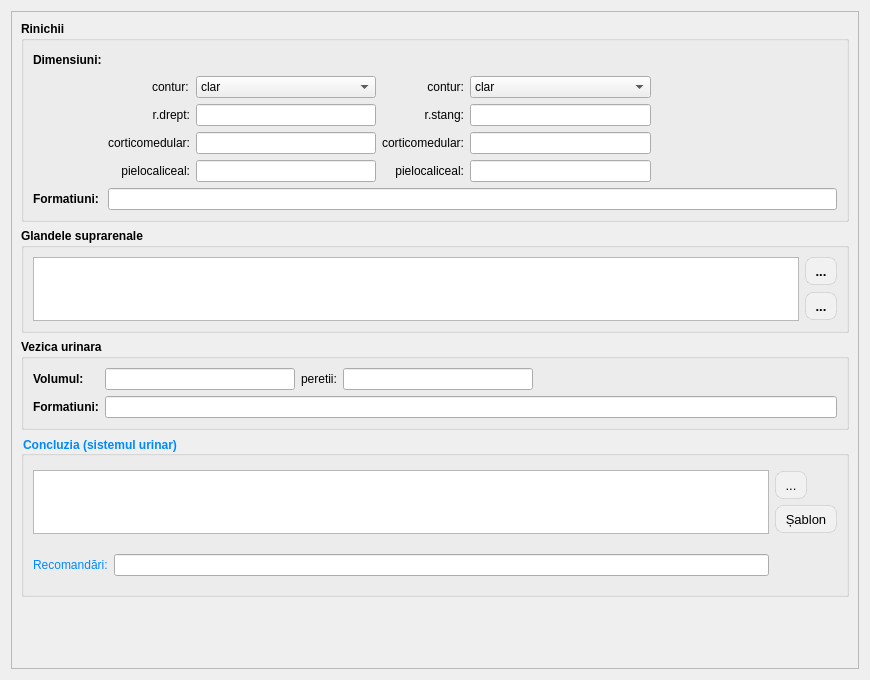
<?xml version="1.0" encoding="UTF-8"?>
<ui version="4.0">
 <class>ReportPageUrinarySystem</class>
 <widget class="QWidget" name="ReportPageUrinarySystem">
  <property name="geometry">
   <rect>
    <x>0</x>
    <y>0</y>
    <width>870</width>
    <height>680</height>
   </rect>
  </property>
  <property name="windowTitle">
   <string>Form</string>
  </property>
  <layout class="QGridLayout" name="gridLayout_9">
   <item row="0" column="0">
    <widget class="QScrollArea" name="scrollArea_urinary_system">
     <property name="widgetResizable">
      <bool>true</bool>
     </property>
     <widget class="QWidget" name="scrollAreaWidgetContents_urinary_system">
      <property name="geometry">
       <rect>
        <x>0</x>
        <y>0</y>
        <width>850</width>
        <height>660</height>
       </rect>
      </property>
      <layout class="QGridLayout" name="gridLayout_81">
       <item row="0" column="0">
        <widget class="QGroupBox" name="groupBox_6">
         <property name="sizePolicy">
          <sizepolicy hsizetype="Preferred" vsizetype="Fixed">
           <horstretch>0</horstretch>
           <verstretch>0</verstretch>
          </sizepolicy>
         </property>
         <property name="font">
          <font>
           <family>Segoe UI</family>
           <bold>true</bold>
          </font>
         </property>
         <property name="title">
          <string>Rinichii</string>
         </property>
         <layout class="QGridLayout" name="gridLayout_11">
          <item row="0" column="0">
           <widget class="QLabel" name="label_25">
            <property name="font">
             <font>
              <family>Segoe UI</family>
              <bold>true</bold>
              <underline>false</underline>
             </font>
            </property>
            <property name="text">
             <string>Dimensiuni:</string>
            </property>
           </widget>
          </item>
          <item row="3" column="6">
           <spacer name="horizontalSpacer_11">
            <property name="orientation">
             <enum>Qt::Orientation::Horizontal</enum>
            </property>
            <property name="sizeHint" stdset="0">
             <size>
              <width>154</width>
              <height>20</height>
             </size>
            </property>
           </spacer>
          </item>
          <item row="5" column="0">
           <widget class="QLabel" name="label_32">
            <property name="font">
             <font>
              <family>Segoe UI</family>
              <bold>true</bold>
              <underline>false</underline>
             </font>
            </property>
            <property name="text">
             <string>Formatiuni:</string>
            </property>
           </widget>
          </item>
          <item row="5" column="1" colspan="6">
           <widget class="LineEditCustom" name="kidney_formations">
            <property name="font">
             <font>
              <family>Segoe UI</family>
              <bold>false</bold>
             </font>
            </property>
           </widget>
          </item>
          <item row="2" column="3">
           <widget class="QLineEdit" name="kidney_right">
            <property name="font">
             <font>
              <family>Segoe UI</family>
              <bold>false</bold>
             </font>
            </property>
           </widget>
          </item>
          <item row="2" column="6">
           <spacer name="horizontalSpacer_9">
            <property name="orientation">
             <enum>Qt::Orientation::Horizontal</enum>
            </property>
            <property name="sizeHint" stdset="0">
             <size>
              <width>154</width>
              <height>20</height>
             </size>
            </property>
           </spacer>
          </item>
          <item row="2" column="4">
           <widget class="QLabel" name="label_27">
            <property name="font">
             <font>
              <family>Segoe UI</family>
              <bold>false</bold>
             </font>
            </property>
            <property name="text">
             <string>r.stang:</string>
            </property>
            <property name="alignment">
             <set>Qt::AlignmentFlag::AlignRight|Qt::AlignmentFlag::AlignTrailing|Qt::AlignmentFlag::AlignVCenter</set>
            </property>
           </widget>
          </item>
          <item row="4" column="3">
           <widget class="QLineEdit" name="kidney_pielocaliceal_right">
            <property name="font">
             <font>
              <family>Segoe UI</family>
              <bold>false</bold>
             </font>
            </property>
           </widget>
          </item>
          <item row="4" column="5">
           <widget class="QLineEdit" name="kidney_pielocaliceal_left">
            <property name="font">
             <font>
              <family>Segoe UI</family>
              <bold>false</bold>
             </font>
            </property>
           </widget>
          </item>
          <item row="4" column="0" colspan="3">
           <widget class="QLabel" name="label_30">
            <property name="sizePolicy">
             <sizepolicy hsizetype="Preferred" vsizetype="Maximum">
              <horstretch>0</horstretch>
              <verstretch>0</verstretch>
             </sizepolicy>
            </property>
            <property name="font">
             <font>
              <family>Segoe UI</family>
              <bold>false</bold>
             </font>
            </property>
            <property name="text">
             <string>pielocaliceal:</string>
            </property>
            <property name="alignment">
             <set>Qt::AlignmentFlag::AlignRight|Qt::AlignmentFlag::AlignTrailing|Qt::AlignmentFlag::AlignVCenter</set>
            </property>
           </widget>
          </item>
          <item row="3" column="4">
           <widget class="QLabel" name="label_29">
            <property name="font">
             <font>
              <family>Segoe UI</family>
              <bold>false</bold>
             </font>
            </property>
            <property name="text">
             <string>corticomedular:</string>
            </property>
            <property name="alignment">
             <set>Qt::AlignmentFlag::AlignRight|Qt::AlignmentFlag::AlignTrailing|Qt::AlignmentFlag::AlignVCenter</set>
            </property>
           </widget>
          </item>
          <item row="3" column="1" colspan="2">
           <widget class="QLabel" name="label_28">
            <property name="font">
             <font>
              <family>Segoe UI</family>
              <bold>false</bold>
             </font>
            </property>
            <property name="text">
             <string>corticomedular:</string>
            </property>
            <property name="alignment">
             <set>Qt::AlignmentFlag::AlignRight|Qt::AlignmentFlag::AlignTrailing|Qt::AlignmentFlag::AlignVCenter</set>
            </property>
           </widget>
          </item>
          <item row="4" column="4">
           <widget class="QLabel" name="label_31">
            <property name="font">
             <font>
              <family>Segoe UI</family>
              <bold>false</bold>
             </font>
            </property>
            <property name="text">
             <string>pielocaliceal:</string>
            </property>
            <property name="alignment">
             <set>Qt::AlignmentFlag::AlignRight|Qt::AlignmentFlag::AlignTrailing|Qt::AlignmentFlag::AlignVCenter</set>
            </property>
           </widget>
          </item>
          <item row="3" column="5">
           <widget class="QLineEdit" name="kidney_corticomed_left">
            <property name="font">
             <font>
              <family>Segoe UI</family>
              <bold>false</bold>
             </font>
            </property>
           </widget>
          </item>
          <item row="2" column="5">
           <widget class="QLineEdit" name="kidney_left">
            <property name="font">
             <font>
              <family>Segoe UI</family>
              <bold>false</bold>
             </font>
            </property>
           </widget>
          </item>
          <item row="0" column="2" colspan="5">
           <spacer name="horizontalSpacer_6">
            <property name="orientation">
             <enum>Qt::Orientation::Horizontal</enum>
            </property>
            <property name="sizeHint" stdset="0">
             <size>
              <width>614</width>
              <height>20</height>
             </size>
            </property>
           </spacer>
          </item>
          <item row="2" column="2">
           <widget class="QLabel" name="label_26">
            <property name="font">
             <font>
              <family>Segoe UI</family>
              <bold>false</bold>
             </font>
            </property>
            <property name="text">
             <string>r.drept:</string>
            </property>
            <property name="alignment">
             <set>Qt::AlignmentFlag::AlignRight|Qt::AlignmentFlag::AlignTrailing|Qt::AlignmentFlag::AlignVCenter</set>
            </property>
           </widget>
          </item>
          <item row="3" column="3">
           <widget class="QLineEdit" name="kidney_corticomed_right">
            <property name="font">
             <font>
              <family>Segoe UI</family>
              <bold>false</bold>
             </font>
            </property>
           </widget>
          </item>
          <item row="4" column="6">
           <spacer name="horizontalSpacer_13">
            <property name="orientation">
             <enum>Qt::Orientation::Horizontal</enum>
            </property>
            <property name="sizeHint" stdset="0">
             <size>
              <width>154</width>
              <height>20</height>
             </size>
            </property>
           </spacer>
          </item>
          <item row="1" column="2">
           <widget class="QLabel" name="label_154">
            <property name="font">
             <font>
              <family>Segoe UI</family>
              <bold>false</bold>
             </font>
            </property>
            <property name="text">
             <string>contur:</string>
            </property>
           </widget>
          </item>
          <item row="1" column="4">
           <widget class="QLabel" name="label_155">
            <property name="font">
             <font>
              <family>Segoe UI</family>
              <bold>false</bold>
             </font>
            </property>
            <property name="text">
             <string>contur:</string>
            </property>
            <property name="alignment">
             <set>Qt::AlignmentFlag::AlignRight|Qt::AlignmentFlag::AlignTrailing|Qt::AlignmentFlag::AlignVCenter</set>
            </property>
           </widget>
          </item>
          <item row="1" column="3">
           <widget class="QComboBox" name="kidney_contur_right">
            <property name="font">
             <font>
              <family>Segoe UI</family>
              <bold>false</bold>
             </font>
            </property>
            <item>
             <property name="text">
              <string>clar</string>
             </property>
            </item>
            <item>
             <property name="text">
              <string>sters</string>
             </property>
            </item>
            <item>
             <property name="text">
              <string>regulat</string>
             </property>
            </item>
            <item>
             <property name="text">
              <string>neregulat</string>
             </property>
            </item>
           </widget>
          </item>
          <item row="1" column="5">
           <widget class="QComboBox" name="kidney_contur_left">
            <property name="font">
             <font>
              <family>Segoe UI</family>
              <bold>false</bold>
             </font>
            </property>
            <item>
             <property name="text">
              <string>clar</string>
             </property>
            </item>
            <item>
             <property name="text">
              <string>sters</string>
             </property>
            </item>
            <item>
             <property name="text">
              <string>regulat</string>
             </property>
            </item>
            <item>
             <property name="text">
              <string>neregulat</string>
             </property>
            </item>
           </widget>
          </item>
         </layout>
        </widget>
       </item>
       <item row="1" column="0">
        <widget class="QGroupBox" name="groupBox_33">
         <property name="sizePolicy">
          <sizepolicy hsizetype="Preferred" vsizetype="Fixed">
           <horstretch>0</horstretch>
           <verstretch>0</verstretch>
          </sizepolicy>
         </property>
         <property name="font">
          <font>
           <family>Segoe UI</family>
           <bold>true</bold>
          </font>
         </property>
         <property name="title">
          <string>Glandele suprarenale</string>
         </property>
         <layout class="QGridLayout" name="gridLayout_14">
          <item row="0" column="1">
           <widget class="QToolButton" name="btnSelectTemplatesAdrenalGlands">
            <property name="styleSheet">
             <string notr="true">QToolButton
{
border: 1px solid rgba(0, 0, 0, 0.1);
border-radius: 8px;
background-color: #f1f1f1;
color: #000000;
font-size: 13px;
padding: 4px 4px;
}
QToolButton:hover
{
background-color: #e0e0e0;
}
QToolButton:pressed
{
background-color: #d0d0d0;
}</string>
            </property>
            <property name="text">
             <string>...</string>
            </property>
            <property name="icon">
             <iconset resource="../../resources/resource.qrc">
              <normaloff>:/img/actions/select.png</normaloff>:/img/actions/select.png</iconset>
            </property>
           </widget>
          </item>
          <item row="1" column="1">
           <widget class="QToolButton" name="btnAddTemplatesAdrenalGlands">
            <property name="styleSheet">
             <string notr="true">QToolButton
{
border: 1px solid rgba(0, 0, 0, 0.1);
border-radius: 8px;
background-color: #f1f1f1;
color: #000000;
font-size: 13px;
padding: 4px 4px;
}
QToolButton:hover
{
background-color: #e0e0e0;
}
QToolButton:pressed
{
background-color: #d0d0d0;
}</string>
            </property>
            <property name="text">
             <string>...</string>
            </property>
            <property name="icon">
             <iconset resource="../../resources/resource.qrc">
              <normaloff>:/img/toolBar/add.png</normaloff>:/img/toolBar/add.png</iconset>
            </property>
           </widget>
          </item>
          <item row="0" column="0" rowspan="2">
           <widget class="QPlainTextEdit" name="adrenalGlands">
            <property name="sizePolicy">
             <sizepolicy hsizetype="Expanding" vsizetype="Expanding">
              <horstretch>0</horstretch>
              <verstretch>0</verstretch>
             </sizepolicy>
            </property>
            <property name="maximumSize">
             <size>
              <width>16777215</width>
              <height>64</height>
             </size>
            </property>
            <property name="font">
             <font>
              <family>Segoe UI</family>
              <bold>false</bold>
             </font>
            </property>
           </widget>
          </item>
         </layout>
        </widget>
       </item>
       <item row="2" column="0">
        <widget class="QGroupBox" name="groupBox_7">
         <property name="sizePolicy">
          <sizepolicy hsizetype="Preferred" vsizetype="Fixed">
           <horstretch>0</horstretch>
           <verstretch>0</verstretch>
          </sizepolicy>
         </property>
         <property name="font">
          <font>
           <family>Segoe UI</family>
           <bold>true</bold>
          </font>
         </property>
         <property name="title">
          <string>Vezica urinara</string>
         </property>
         <layout class="QGridLayout" name="gridLayout_13">
          <item row="0" column="4">
           <spacer name="horizontalSpacer_8">
            <property name="orientation">
             <enum>Qt::Orientation::Horizontal</enum>
            </property>
            <property name="sizeHint" stdset="0">
             <size>
              <width>298</width>
              <height>20</height>
             </size>
            </property>
           </spacer>
          </item>
          <item row="1" column="1" colspan="4">
           <widget class="LineEditCustom" name="bladder_formations">
            <property name="font">
             <font>
              <family>Segoe UI</family>
              <bold>false</bold>
             </font>
            </property>
           </widget>
          </item>
          <item row="0" column="1">
           <widget class="QLineEdit" name="bladder_volum">
            <property name="font">
             <font>
              <family>Segoe UI</family>
              <bold>false</bold>
             </font>
            </property>
           </widget>
          </item>
          <item row="0" column="0">
           <widget class="QLabel" name="label_33">
            <property name="font">
             <font>
              <family>Segoe UI</family>
              <bold>true</bold>
             </font>
            </property>
            <property name="text">
             <string>Volumul:</string>
            </property>
            <property name="alignment">
             <set>Qt::AlignmentFlag::AlignLeading|Qt::AlignmentFlag::AlignLeft|Qt::AlignmentFlag::AlignVCenter</set>
            </property>
           </widget>
          </item>
          <item row="0" column="3">
           <widget class="QLineEdit" name="bladder_walls">
            <property name="font">
             <font>
              <family>Segoe UI</family>
              <bold>false</bold>
             </font>
            </property>
           </widget>
          </item>
          <item row="1" column="0">
           <widget class="QLabel" name="label_35">
            <property name="font">
             <font>
              <family>Segoe UI</family>
              <bold>true</bold>
             </font>
            </property>
            <property name="text">
             <string>Formatiuni:</string>
            </property>
           </widget>
          </item>
          <item row="0" column="2">
           <widget class="QLabel" name="label_34">
            <property name="font">
             <font>
              <family>Segoe UI</family>
              <bold>false</bold>
             </font>
            </property>
            <property name="text">
             <string>peretii:</string>
            </property>
           </widget>
          </item>
         </layout>
        </widget>
       </item>
       <item row="3" column="0">
        <widget class="QGroupBox" name="groupBox_17">
         <property name="sizePolicy">
          <sizepolicy hsizetype="Preferred" vsizetype="Fixed">
           <horstretch>0</horstretch>
           <verstretch>0</verstretch>
          </sizepolicy>
         </property>
         <property name="font">
          <font>
           <family>Cantarell</family>
           <bold>true</bold>
          </font>
         </property>
         <property name="styleSheet">
          <string notr="true">color: rgb(0, 137, 255);</string>
         </property>
         <property name="title">
          <string>Concluzia (sistemul urinar)</string>
         </property>
         <layout class="QGridLayout" name="gridLayout_25">
          <item row="4" column="0">
           <widget class="QLabel" name="label_136">
            <property name="text">
             <string>Recomandări:</string>
            </property>
           </widget>
          </item>
          <item row="0" column="0" rowspan="4" colspan="2">
           <widget class="QPlainTextEdit" name="urinary_system_concluzion">
            <property name="sizePolicy">
             <sizepolicy hsizetype="Expanding" vsizetype="Preferred">
              <horstretch>0</horstretch>
              <verstretch>0</verstretch>
             </sizepolicy>
            </property>
            <property name="maximumSize">
             <size>
              <width>16777215</width>
              <height>64</height>
             </size>
            </property>
            <property name="font">
             <font>
              <bold>false</bold>
             </font>
            </property>
           </widget>
          </item>
          <item row="4" column="1">
           <widget class="LineEditCustom" name="urinary_system_recommendation"/>
          </item>
          <item row="1" column="2">
           <widget class="QToolButton" name="btnSelectTemplatesConclusion">
            <property name="styleSheet">
             <string notr="true">QToolButton
{
border: 1px solid rgba(0, 0, 0, 0.1);
border-radius: 8px;
background-color: #f1f1f1;
color: #000000;
font-size: 13px;
padding: 4px 4px;
}
QToolButton:hover
{
background-color: #e0e0e0;
}
QToolButton:pressed
{
background-color: #d0d0d0;
}</string>
            </property>
            <property name="text">
             <string>...</string>
            </property>
            <property name="icon">
             <iconset resource="../../resources/resource.qrc">
              <normaloff>:/img/actions/select.png</normaloff>:/img/actions/select.png</iconset>
            </property>
           </widget>
          </item>
          <item row="4" column="2">
           <spacer name="verticalSpacer_4">
            <property name="orientation">
             <enum>Qt::Orientation::Vertical</enum>
            </property>
            <property name="sizeHint" stdset="0">
             <size>
              <width>20</width>
              <height>40</height>
             </size>
            </property>
           </spacer>
          </item>
          <item row="2" column="2">
           <widget class="QToolButton" name="btnAddTemplatesConclusion">
            <property name="styleSheet">
             <string notr="true">QToolButton
{
border: 1px solid rgba(0, 0, 0, 0.1);
border-radius: 8px;
background-color: #f1f1f1;
color: #000000;
font-size: 13px;
padding: 4px 4px;
}
QToolButton:hover
{
background-color: #e0e0e0;
}
QToolButton:pressed
{
background-color: #d0d0d0;
}</string>
            </property>
            <property name="text">
             <string>Șablon</string>
            </property>
            <property name="icon">
             <iconset resource="../../resources/resource.qrc">
              <normaloff>:/img/toolBar/add.png</normaloff>:/img/toolBar/add.png</iconset>
            </property>
           </widget>
          </item>
         </layout>
        </widget>
       </item>
       <item row="4" column="0">
        <spacer name="verticalSpacer_2">
         <property name="orientation">
          <enum>Qt::Orientation::Vertical</enum>
         </property>
         <property name="sizeHint" stdset="0">
          <size>
           <width>20</width>
           <height>40</height>
          </size>
         </property>
        </spacer>
       </item>
      </layout>
     </widget>
    </widget>
   </item>
  </layout>
 </widget>
 <customwidgets>
  <customwidget>
   <class>LineEditCustom</class>
   <extends>QLineEdit</extends>
   <header>customs/lineeditcustom.h</header>
  </customwidget>
 </customwidgets>
 <tabstops>
  <tabstop>kidney_contur_right</tabstop>
  <tabstop>kidney_contur_left</tabstop>
  <tabstop>kidney_right</tabstop>
  <tabstop>kidney_left</tabstop>
  <tabstop>kidney_corticomed_right</tabstop>
  <tabstop>kidney_corticomed_left</tabstop>
  <tabstop>kidney_pielocaliceal_right</tabstop>
  <tabstop>kidney_pielocaliceal_left</tabstop>
  <tabstop>kidney_formations</tabstop>
  <tabstop>adrenalGlands</tabstop>
  <tabstop>bladder_volum</tabstop>
  <tabstop>bladder_walls</tabstop>
  <tabstop>bladder_formations</tabstop>
  <tabstop>urinary_system_concluzion</tabstop>
  <tabstop>urinary_system_recommendation</tabstop>
 </tabstops>
 <resources>
  <include location="../../resources/resource.qrc"/>
 </resources>
 <connections/>
</ui>
